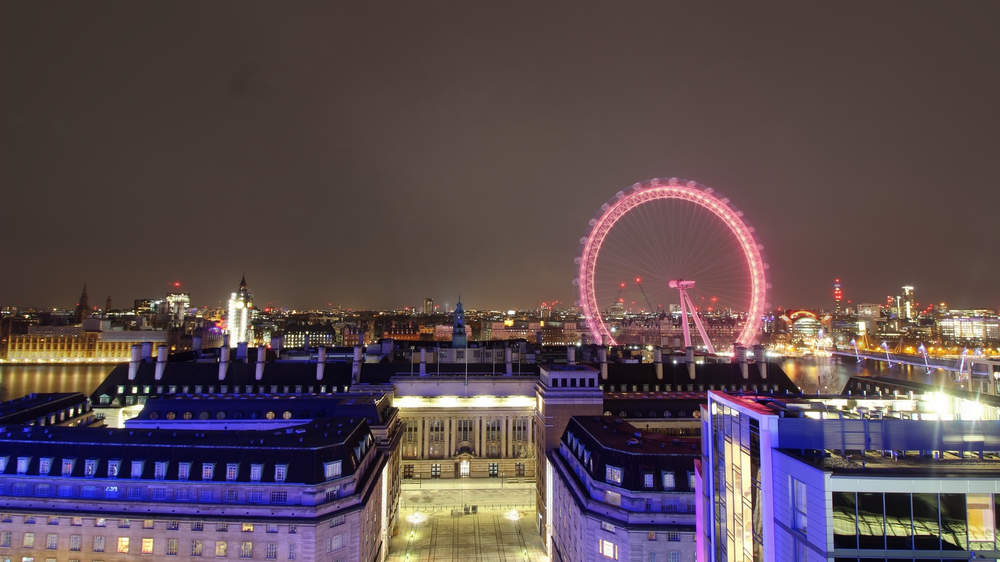
#> input picture examples/mean.png, 1000 x 562 px, shrunk from 1920 x 1080 before the run, found by its file name
$ jupyter execute --allow-errors ssim_gray_analysis.ipynb   (Python 2 division)   (older library calls are emulated)
#> lines starting #> are read from the running program, lines starting #| are printed output that depends on the picture
[cell 1]
import numpy as np
import os
import matplotlib.pyplot as plt
import cv2
from skimage.measure import compare_ssim as ssim

data_path = '/Users/frodo/Documents/placement/data/'
moon_data_path = data_path + 'moon/'
normal_data_path = data_path + 'fireworks/normal/'
abnormal_data_path = data_path + 'fireworks/abnormal/'
image_mean_path = data_path + 'night/mean.png'
image_mean_col = cv2.imread(image_mean_path)
#> image_mean_col is the input picture: shape (562, 1000, 3); mean B, G, R 79.9, 74.6, 90.3
image_mean = cv2.cvtColor(image_mean_col, cv2.COLOR_BGR2GRAY)
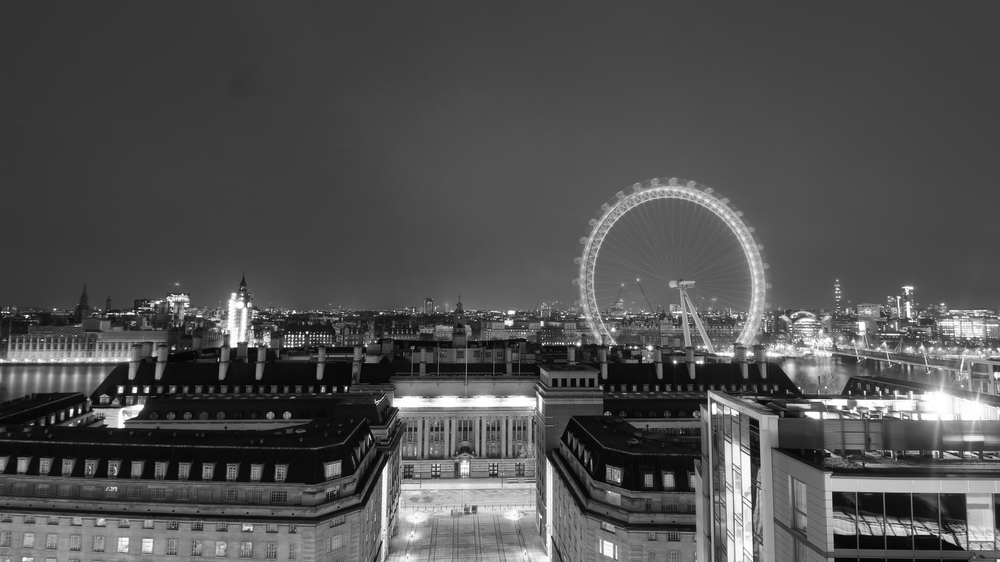
#> image_mean: shape (562, 1000); min 0, max 255, mean 79.9
score_normal = []
score_abnormal = []

#> (the rest of this cell did not finish here and is left out)

[cell 2]
ssim_dict = dict()
# ssim_dict.setdefault('a', []).append('apple')
#> (the rest of this cell did not finish here and is left out)

#> (a cell that did not finish here is left out)

#> (a cell that did not finish here is left out)

#> (a cell that did not finish here is left out)

[cell 6]
ssim_normal_dict = dict()
#> (the rest of this cell did not finish here and is left out)

[cell 7]
score_moon = []
score = 0
ssim_moon_dict = dict()
moon_data_path = data_path + 'moon/'
#> (the rest of this cell did not finish here and is left out)

[cell 8]
plt.hist(score_normal, label='no fireworks', alpha = 0.5)
plt.hist(score_abnormal, label='fireworks', alpha = 0.5)
plt.hist(score_moon, label='moon')
plt.legend(loc='best')
plt.xlabel('Structural Similarity Index')
plt.ylabel('Counts')
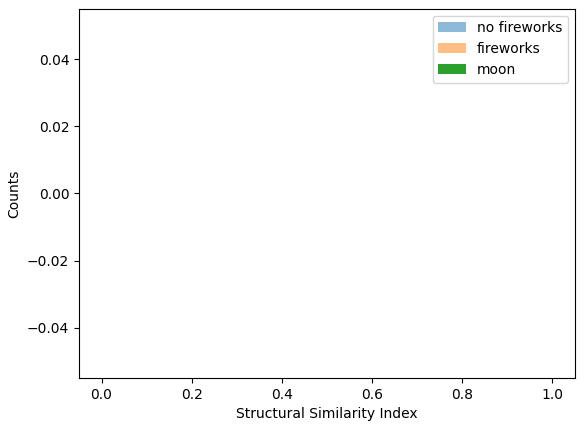
#> figure drawn by matplotlib, 1 panel
